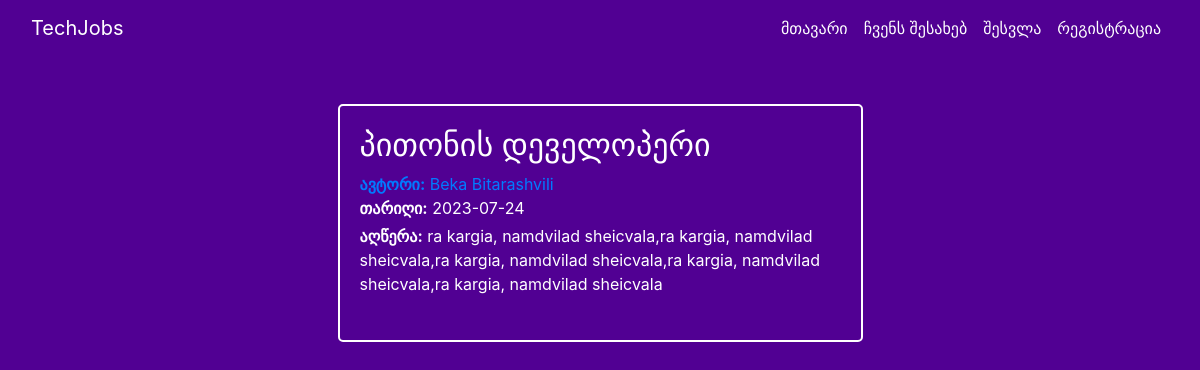
/job/1, run on the app's committed database.
### app/models.py (models this page shows, shortened)
class Job(db.Model):
    id = db.Column(db.Integer, primary_key=True)
    title = db.Column(db.String(20), unique=True, nullable=False)
    date_posted = db.Column(db.DateTime, nullable=False, default=datetime.utcnow)
    description = db.Column(db.Text, nullable=False)
    user_id = db.Column(db.Integer, db.ForeignKey('user.id'), nullable=False)

class User(db.Model, UserMixin):
    id = db.Column(db.Integer, primary_key=True)
    username = db.Column(db.String(20), unique=True, nullable=False)
    email = db.Column(db.String(120), unique=True, nullable=False)
    image_file = db.Column(db.String(20), nullable=False, default='default.jpg')
    password = db.Column(db.String(30), nullable=False)
    jobs = db.relationship('Job', backref='author', lazy=True)

### app/jobs/routes.py (the view)
@jobs.route('/job/<int:job_id>')
def job(job_id):
    job = Job.query.get_or_404(job_id)
    return render_template('job.html', title=job.title, job=job)

### app/templates/job.html (shortened to what this page needs)
{% extends "base.html" %}
{% block content %}
<br>
<br>
<div class="container">
    <div class="row">
        <div class="col-md-6 offset-md-3">
            <div class="rectangle-border">
                <h2 class="white-text">{{ job.title }}</h2>
                <a class="mb-1" href="{{ url_for('users.user_jobs', username=job.author.username) }}"><strong>ავტორი:</strong> {{ job.author.username }}</a>
                <p class="white-text mb-1"><strong>თარიღი:</strong> {{ job.date_posted.strftime('%Y-%m-%d') }}</p>
                <p class="white-text mb-0"><strong>აღწერა:</strong> {{ job.description }}</p>
                <br>
            </div>
        </div>
    </div>
</div>
{% endblock %}

### app/static/main.css (style rules this page uses)
body { background-color: #510093; }
.white-text { color: #fff; }
.rectangle-border { border: 2px solid #fff; border-radius: 5px; padding: 20px; }

### data on the page
Job: title "პითონის დეველოპერი", date_posted "2023-07-24", description "ra kargia, namdvilad sheicvala,ra kargia, namdvilad sheicvala,ra kargia, namdvilad sheicvala,ra kargia, namdvilad sheicvala,ra kargia, namdvilad sheicvala"
User: author.username "Beka Bitarashvili"
